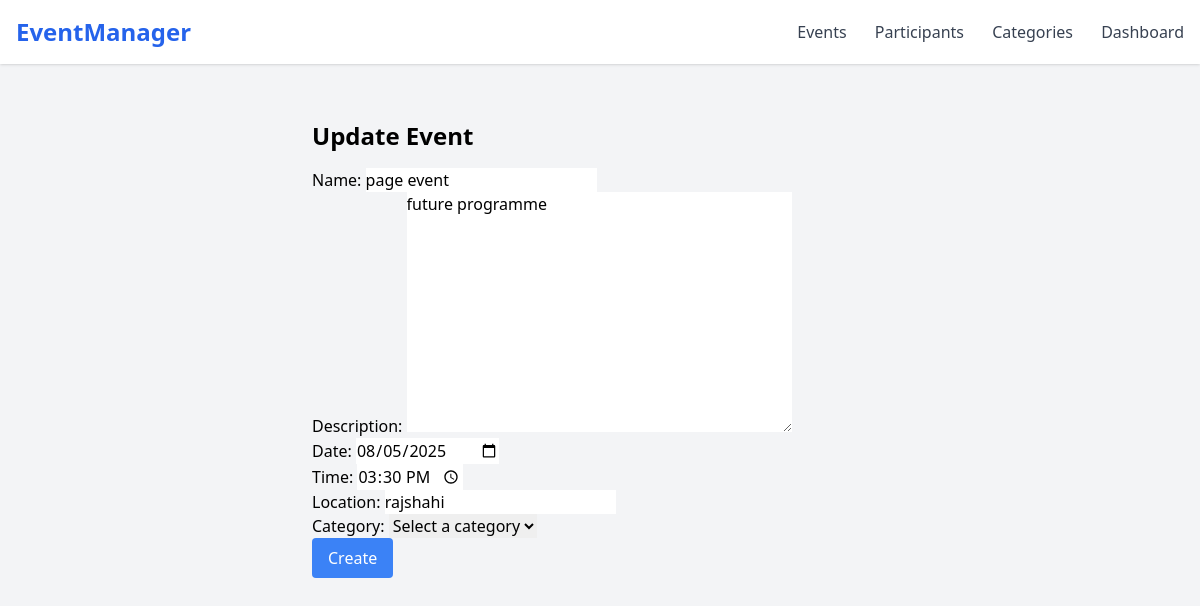
The app's page /4/update/ with its own data.
### events/models.py (models this page shows, shortened)
class Event(models.Model):
    name = models.CharField(max_length=200)
    description = models.TextField()
    date = models.DateField()
    time = models.TimeField()
    location = models.CharField(max_length=200)
    category = models.ForeignKey(Category, on_delete=models.SET_NULL, null=True, blank=True)

### events/views.py (the view)
# urls.py: path('<int:pk>/update/', views.update_event, name='event_update'),
def update_event(request, pk):
    event = get_object_or_404(Event, pk=pk)
    if request.method == 'POST':
        form = EventForm(request.POST, instance=event)
        if form.is_valid():
            form.save()
            messages.success(request, "Event updated successfully!")
            return redirect('event_list')
    else:
        form = EventForm(instance=event)
    return render(request, 'events/event_form.html', {'form': form, 'title': 'Update Event'})

### events/forms.py
class EventForm(forms.ModelForm):
    category = forms.ModelChoiceField(
        queryset=Category.objects.all(),
        required=False,
        empty_label="Select a category"
    )
    date = forms.DateField(
        widget=forms.DateInput(attrs={'type': 'date'}),
        required=True
    )
    time = forms.TimeField(
        widget=forms.TimeInput(attrs={'type': 'time'}),
        required=True
    )
    class Meta:
        model = Event
        fields = '__all__'

### events/templates/events/event_form.html (shortened to what this page needs)
{% extends 'base.html' %}
{% block content %}
  <div class="max-w-xl mx-auto mt-8">
    <h2 class="text-2xl font-bold mb-4">{{ title }}</h2>
    <form method="POST">
      {{ form.as_p }}
      <button type="submit" class="bg-blue-500 text-white px-4 py-2 rounded">Create</button>
    </form>
  </div>
{% endblock %}

### records on screen
Event: name "page event", description "future programme", date "08/05/2025", time "15:30:00", location "rajshahi", category "Select a category"

### other values on screen
{{ title }} "Update Event"
